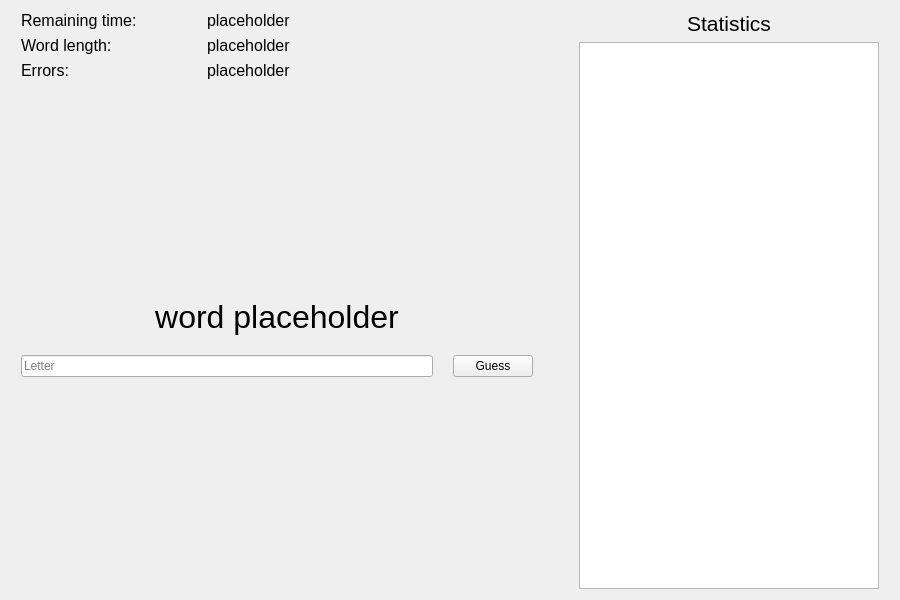
<?xml version="1.0" encoding="UTF-8"?>
<ui version="4.0">
 <class>GameWidget</class>
 <widget class="QWidget" name="GameWidget">
  <property name="geometry">
   <rect>
    <x>0</x>
    <y>0</y>
    <width>900</width>
    <height>600</height>
   </rect>
  </property>
  <property name="windowTitle">
   <string>Form</string>
  </property>
  <layout class="QGridLayout" name="gridLayout_2">
   <item row="0" column="1">
    <layout class="QGridLayout" name="gridLayout">
     <item row="7" column="0">
      <layout class="QVBoxLayout" name="verticalLayout">
       <property name="spacing">
        <number>20</number>
       </property>
       <item>
        <widget class="QLabel" name="maskedWordLabel">
         <property name="font">
          <font>
           <pointsize>24</pointsize>
          </font>
         </property>
         <property name="frameShadow">
          <enum>QFrame::Plain</enum>
         </property>
         <property name="text">
          <string>word placeholder</string>
         </property>
         <property name="alignment">
          <set>Qt::AlignCenter</set>
         </property>
        </widget>
       </item>
       <item>
        <layout class="QHBoxLayout" name="horizontalLayout_3">
         <item>
          <widget class="QLineEdit" name="guessLineEdit">
           <property name="focusPolicy">
            <enum>Qt::StrongFocus</enum>
           </property>
           <property name="maxLength">
            <number>1</number>
           </property>
           <property name="placeholderText">
            <string>Letter</string>
           </property>
          </widget>
         </item>
         <item>
          <widget class="QPushButton" name="guessButton">
           <property name="text">
            <string>Guess</string>
           </property>
          </widget>
         </item>
        </layout>
       </item>
      </layout>
     </item>
     <item row="5" column="0">
      <layout class="QHBoxLayout" name="horizontalLayout_4">
       <item>
        <widget class="QLabel" name="label_2">
         <property name="sizePolicy">
          <sizepolicy hsizetype="Preferred" vsizetype="Preferred">
           <horstretch>0</horstretch>
           <verstretch>0</verstretch>
          </sizepolicy>
         </property>
         <property name="maximumSize">
          <size>
           <width>180</width>
           <height>16777215</height>
          </size>
         </property>
         <property name="font">
          <font>
           <pointsize>12</pointsize>
          </font>
         </property>
         <property name="text">
          <string>Errors:</string>
         </property>
         <property name="alignment">
          <set>Qt::AlignLeading|Qt::AlignLeft|Qt::AlignVCenter</set>
         </property>
        </widget>
       </item>
       <item>
        <widget class="QLabel" name="errorsLabel">
         <property name="sizePolicy">
          <sizepolicy hsizetype="Preferred" vsizetype="Preferred">
           <horstretch>0</horstretch>
           <verstretch>0</verstretch>
          </sizepolicy>
         </property>
         <property name="font">
          <font>
           <pointsize>12</pointsize>
          </font>
         </property>
         <property name="text">
          <string>placeholder</string>
         </property>
         <property name="alignment">
          <set>Qt::AlignLeading|Qt::AlignLeft|Qt::AlignVCenter</set>
         </property>
        </widget>
       </item>
      </layout>
     </item>
     <item row="4" column="0">
      <layout class="QHBoxLayout" name="horizontalLayout_2">
       <item>
        <widget class="QLabel" name="label">
         <property name="sizePolicy">
          <sizepolicy hsizetype="Preferred" vsizetype="Preferred">
           <horstretch>0</horstretch>
           <verstretch>0</verstretch>
          </sizepolicy>
         </property>
         <property name="maximumSize">
          <size>
           <width>180</width>
           <height>16777215</height>
          </size>
         </property>
         <property name="font">
          <font>
           <pointsize>12</pointsize>
          </font>
         </property>
         <property name="text">
          <string>Word length:</string>
         </property>
         <property name="scaledContents">
          <bool>false</bool>
         </property>
        </widget>
       </item>
       <item>
        <widget class="QLabel" name="wordLengthLabel">
         <property name="sizePolicy">
          <sizepolicy hsizetype="Preferred" vsizetype="Preferred">
           <horstretch>0</horstretch>
           <verstretch>0</verstretch>
          </sizepolicy>
         </property>
         <property name="font">
          <font>
           <pointsize>12</pointsize>
          </font>
         </property>
         <property name="text">
          <string>placeholder</string>
         </property>
         <property name="alignment">
          <set>Qt::AlignLeading|Qt::AlignLeft|Qt::AlignVCenter</set>
         </property>
        </widget>
       </item>
      </layout>
     </item>
     <item row="8" column="0">
      <spacer name="verticalSpacer_2">
       <property name="orientation">
        <enum>Qt::Vertical</enum>
       </property>
       <property name="sizeHint" stdset="0">
        <size>
         <width>20</width>
         <height>40</height>
        </size>
       </property>
      </spacer>
     </item>
     <item row="6" column="0">
      <spacer name="verticalSpacer">
       <property name="orientation">
        <enum>Qt::Vertical</enum>
       </property>
       <property name="sizeHint" stdset="0">
        <size>
         <width>20</width>
         <height>40</height>
        </size>
       </property>
      </spacer>
     </item>
     <item row="3" column="0">
      <layout class="QHBoxLayout" name="horizontalLayout">
       <item>
        <widget class="QLabel" name="label_3">
         <property name="sizePolicy">
          <sizepolicy hsizetype="Minimum" vsizetype="Preferred">
           <horstretch>0</horstretch>
           <verstretch>0</verstretch>
          </sizepolicy>
         </property>
         <property name="maximumSize">
          <size>
           <width>180</width>
           <height>16777215</height>
          </size>
         </property>
         <property name="font">
          <font>
           <pointsize>12</pointsize>
          </font>
         </property>
         <property name="text">
          <string>Remaining time:</string>
         </property>
         <property name="alignment">
          <set>Qt::AlignLeading|Qt::AlignLeft|Qt::AlignVCenter</set>
         </property>
        </widget>
       </item>
       <item>
        <widget class="QLabel" name="timeLabel">
         <property name="sizePolicy">
          <sizepolicy hsizetype="Preferred" vsizetype="Preferred">
           <horstretch>0</horstretch>
           <verstretch>0</verstretch>
          </sizepolicy>
         </property>
         <property name="font">
          <font>
           <pointsize>12</pointsize>
          </font>
         </property>
         <property name="text">
          <string>placeholder</string>
         </property>
         <property name="alignment">
          <set>Qt::AlignLeading|Qt::AlignLeft|Qt::AlignVCenter</set>
         </property>
        </widget>
       </item>
      </layout>
     </item>
    </layout>
   </item>
   <item row="0" column="3">
    <layout class="QVBoxLayout" name="verticalLayout_2">
     <item>
      <widget class="QLabel" name="label_4">
       <property name="font">
        <font>
         <pointsize>16</pointsize>
        </font>
       </property>
       <property name="text">
        <string>Statistics</string>
       </property>
       <property name="alignment">
        <set>Qt::AlignCenter</set>
       </property>
      </widget>
     </item>
     <item>
      <widget class="QListWidget" name="listWidget">
       <property name="sizePolicy">
        <sizepolicy hsizetype="Preferred" vsizetype="Expanding">
         <horstretch>0</horstretch>
         <verstretch>0</verstretch>
        </sizepolicy>
       </property>
       <property name="minimumSize">
        <size>
         <width>300</width>
         <height>0</height>
        </size>
       </property>
       <property name="font">
        <font>
         <family>Courier 10 Pitch</family>
        </font>
       </property>
      </widget>
     </item>
    </layout>
   </item>
   <item row="0" column="0">
    <spacer name="horizontalSpacer_2">
     <property name="orientation">
      <enum>Qt::Horizontal</enum>
     </property>
     <property name="sizeType">
      <enum>QSizePolicy::Fixed</enum>
     </property>
     <property name="sizeHint" stdset="0">
      <size>
       <width>10</width>
       <height>20</height>
      </size>
     </property>
    </spacer>
   </item>
   <item row="0" column="2">
    <spacer name="horizontalSpacer">
     <property name="orientation">
      <enum>Qt::Horizontal</enum>
     </property>
     <property name="sizeType">
      <enum>QSizePolicy::Minimum</enum>
     </property>
     <property name="sizeHint" stdset="0">
      <size>
       <width>40</width>
       <height>20</height>
      </size>
     </property>
    </spacer>
   </item>
   <item row="0" column="4">
    <spacer name="horizontalSpacer_3">
     <property name="orientation">
      <enum>Qt::Horizontal</enum>
     </property>
     <property name="sizeType">
      <enum>QSizePolicy::Fixed</enum>
     </property>
     <property name="sizeHint" stdset="0">
      <size>
       <width>10</width>
       <height>20</height>
      </size>
     </property>
    </spacer>
   </item>
  </layout>
 </widget>
 <resources/>
 <connections/>
</ui>
